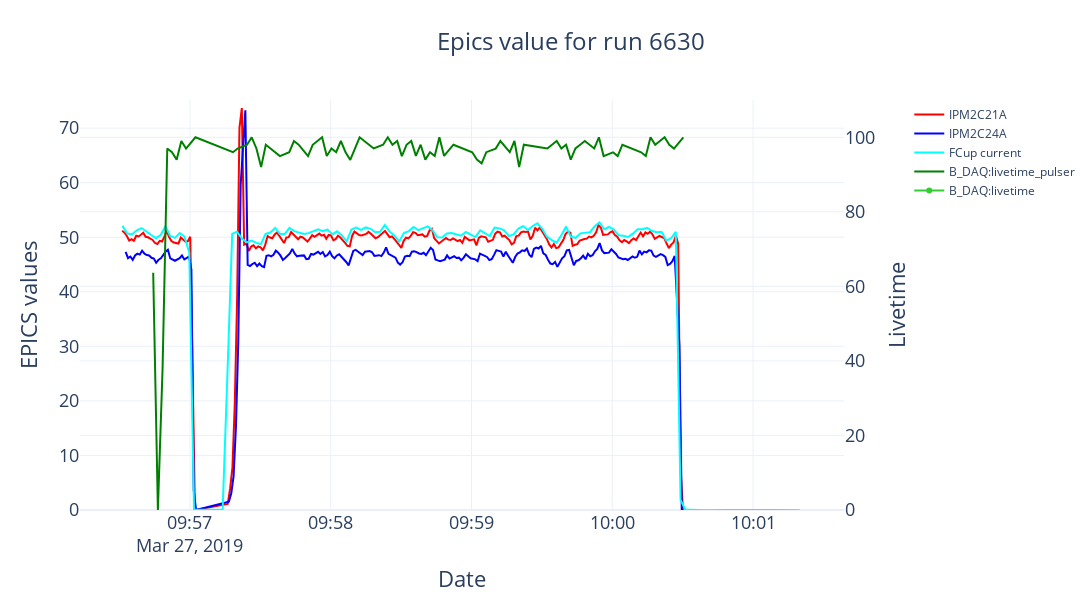

Notebook code cell kept with this figure:
### Code cell
max_y_epics = np.max( [ipm2c21a["value"].max(), ipm2c24a["value"].max()])
fig = make_subplots(specs=[[{"secondary_y": True}]])
fig.update_layout(height=600, width=1200, 
                  title=go.layout.Title(text=f"Epics value for run {data.All_Runs.iloc[i_run].name}", xanchor="left", x=0.4),
                  titlefont=dict(size=24),)
fig.add_trace(go.Scatter(x=ipm2c21a["time"], y=ipm2c21a["value"], name="IPM2C21A", line=dict(color="red")))
fig.add_trace(go.Scatter(x=ipm2c24a["time"], y=ipm2c24a["value"], name="IPM2C24A", line=dict(color="blue")))
fig.add_trace(go.Scatter(x=fcup_current["time"], y=fcup_current["value"], name="FCup current", line=dict(color="aqua")))
fig.add_trace(go.Scatter(x=livetime_pulser["time"], y=livetime_pulser["value"], name="B_DAQ:livetime_pulser", line=dict(color="green")), 
               secondary_y=True)
fig.add_trace(go.Scatter(x=livetime["time"], y=livetime["value"], name="B_DAQ:livetime", line=dict(color="limegreen")), 
               secondary_y=True)
fig.update_xaxes(title_text="Date", titlefont=dict(size=22), tickfont=dict(size=18))
fig.update_yaxes(title_text="EPICS values", titlefont=dict(size=22),range=[0., max_y_epics*1.02], tickfont=dict(size=18))
fig.update_yaxes(title_text="Livetime", titlefont=dict(size=22),range=[0., 110.], tickfont=dict(size=18), secondary_y=True)
fig.show()

### Figure 1 — Plotly figure (JSON) as saved in the notebook; plotly's stock layout.template omitted (floating-point values rounded to 4 significant figures; data arrays with more than 128 entries replaced by an {"elided": "..."} marker saying what was removed)
{"data": [{"line": {"color": "red"}, "name": "IPM2C21A", "type": "scatter", "x": {"elided": "208 str values"}, "y": {"elided": "208 float values"}}, {"line": {"color": "blue"}, "name": "IPM2C24A", "type": "scatter", "x": {"elided": "212 str values"}, "y": {"elided": "212 float values"}}, {"line": {"color": "aqua"}, "name": "FCup current", "type": "scatter", "x": {"elided": "135 str values"}, "y": {"elided": "135 float values"}}, {"line": {"color": "green"}, "name": "B_DAQ:livetime_pulser", "type": "scatter", "x": ["2019-03-27T09:56:44.316000", "2019-03-27T09:56:46.316000", "2019-03-27T09:56:48.317000", "2019-03-27T09:56:50.316000", "2019-03-27T09:56:52.316000", "2019-03-27T09:56:54.316000", "2019-03-27T09:56:56.316000", "2019-03-27T09:56:58.316000", "2019-03-27T09:57:02.317000", "2019-03-27T09:57:18.317000", "2019-03-27T09:57:20.317000", "2019-03-27T09:57:24.316000", "2019-03-27T09:57:26.316000", "2019-03-27T09:57:28.317000", "2019-03-27T09:57:30.316000", "2019-03-27T09:57:32.316000", "2019-03-27T09:57:34.316000", "2019-03-27T09:57:36.316000", "2019-03-27T09:57:38.316000", "2019-03-27T09:57:42.316000", "2019-03-27T09:57:44.316000", "2019-03-27T09:57:46.316000", "2019-03-27T09:57:50.317000", "2019-03-27T09:57:52.316000", "2019-03-27T09:57:56.316000", "2019-03-27T09:57:58.316000", "2019-03-27T09:58:00.316000", "2019-03-27T09:58:02.316000", "2019-03-27T09:58:04.316000", "2019-03-27T09:58:06.317000", "2019-03-27T09:58:08.316000", "2019-03-27T09:58:10.317000", "2019-03-27T09:58:12.316000", "2019-03-27T09:58:16.317000", "2019-03-27T09:58:18.317000", "2019-03-27T09:58:22.317000", "2019-03-27T09:58:24.317000", "2019-03-27T09:58:26.317000", "2019-03-27T09:58:28.316000", "2019-03-27T09:58:30.316000", "2019-03-27T09:58:32.317000", "2019-03-27T09:58:34.316000", "2019-03-27T09:58:36.316000", "2019-03-27T09:58:38.317000", "2019-03-27T09:58:40.317000", "2019-03-27T09:58:42.317000", "2019-03-27T09:58:44.317000", "2019-03-27T09:58:46.316000", "2019-03-27T09:58:48.316000", "2019-03-27T09:58:52.316000", "2019-03-27T09:59:00.317000", "2019-03-27T09:59:02.317000", "2019-03-27T09:59:04.317000", "2019-03-27T09:59:06.317000", "2019-03-27T09:59:10.317000", "2019-03-27T09:59:12.316000", "2019-03-27T09:59:16.316000", "2019-03-27T09:59:18.317000", "2019-03-27T09:59:20.317000", "2019-03-27T09:59:22.316000", "2019-03-27T09:59:32.316000", "2019-03-27T09:59:34.317000", "2019-03-27T09:59:36.317000", "2019-03-27T09:59:38.317000", "2019-03-27T09:59:40.317000", "2019-03-27T09:59:42.316000", "2019-03-27T09:59:44.316000", "2019-03-27T09:59:46.316000", "2019-03-27T09:59:48.316000", "2019-03-27T09:59:52.316000", "2019-03-27T09:59:54.316000", "2019-03-27T09:59:56.316000", "2019-03-27T10:00:00.317000", "2019-03-27T10:00:02.316000", "2019-03-27T10:00:04.316000", "2019-03-27T10:00:12.317000", "2019-03-27T10:00:14.316000", "2019-03-27T10:00:16.316000", "2019-03-27T10:00:18.316000", "2019-03-27T10:00:20.316000", "2019-03-27T10:00:22.317000", "2019-03-27T10:00:24.317000", "2019-03-27T10:00:26.317000", "2019-03-27T10:00:30.317000"], "xaxis": "x", "y": [63.64, 0, 38, 97, 96, 94, 98.99, 96.97, 100, 96, 96.97, 97.98, 100, 97, 92, 97.98, 96.97, 95.96, 94.95, 96, 99, 98, 94.95, 97.98, 100, 95, 97, 96, 99, 95.96, 93.94, 96.97, 100, 98, 97, 97.98, 100, 97.98, 98.99, 94.95, 97.98, 99, 95, 98, 94, 95.96, 94.95, 100, 95, 98, 95.96, 94, 93, 96, 96.97, 98.99, 96, 99, 92, 98, 97, 98, 98.99, 96.97, 97.98, 94, 97, 98, 98.99, 97, 100, 94.95, 95.96, 94.95, 98, 95.96, 94.95, 100, 98, 99, 100, 98, 96.97, 100], "yaxis": "y2"}, {"line": {"color": "limegreen"}, "name": "B_DAQ:livetime", "type": "scatter", "x": ["2019-03-27T09:56:31", "2019-03-27T10:01:21"], "xaxis": "x", "y": [null, null], "yaxis": "y2"}], "layout": {"height": 600, "title": {"font": {"size": 24}, "text": "Epics value for run 6630", "x": 0.4, "xanchor": "left"}, "width": 1200, "xaxis": {"anchor": "y", "autorange": true, "domain": [0, 0.94], "range": ["2019-03-27 09:56:13.2933", "2019-03-27 10:01:38.7067"], "tickfont": {"size": 18}, "title": {"font": {"size": 22}, "text": "Date"}, "type": "date"}, "yaxis": {"anchor": "x", "domain": [0, 1], "range": [0, 75.16], "tickfont": {"size": 18}, "title": {"font": {"size": 22}, "text": "EPICS values"}, "type": "linear"}, "yaxis2": {"anchor": "x", "overlaying": "y", "range": [0, 110], "side": "right", "tickfont": {"size": 18}, "title": {"font": {"size": 22}, "text": "Livetime"}, "type": "linear"}}}
